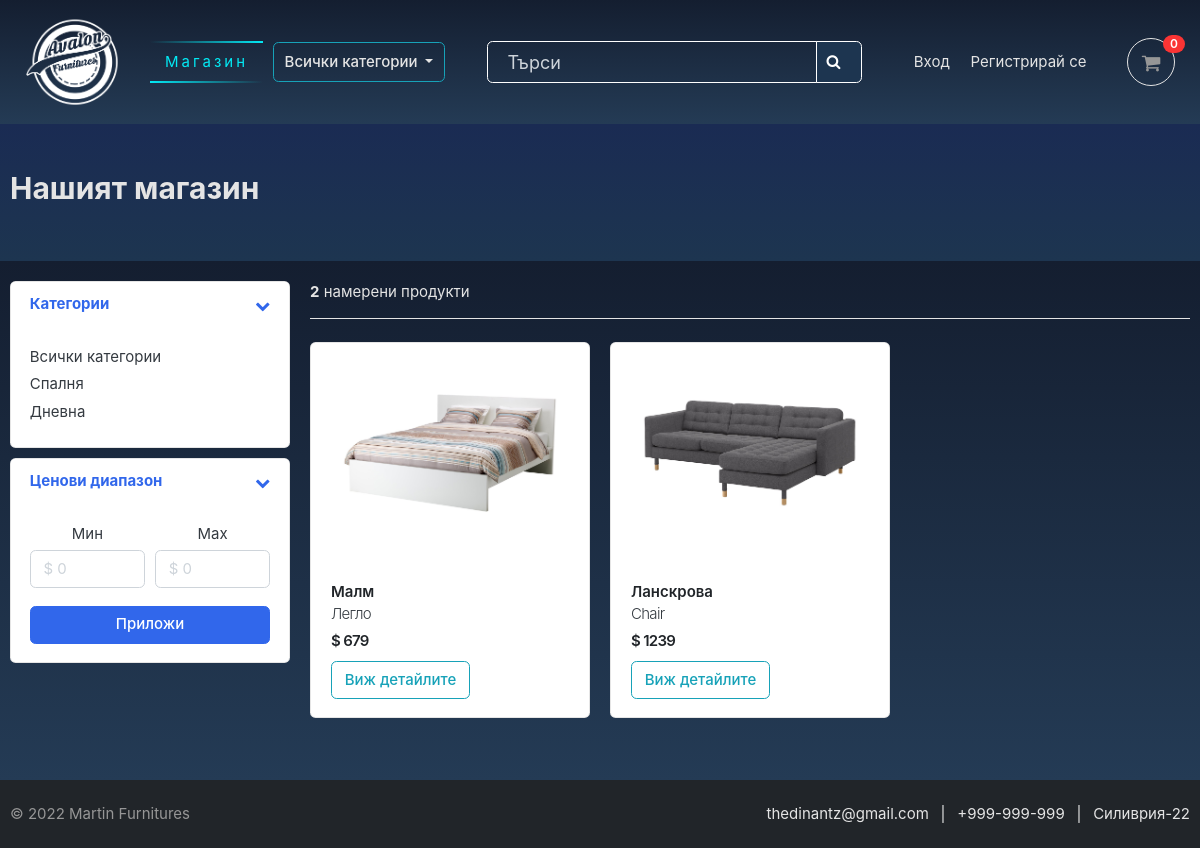
Page /store/ on the earlier database version.
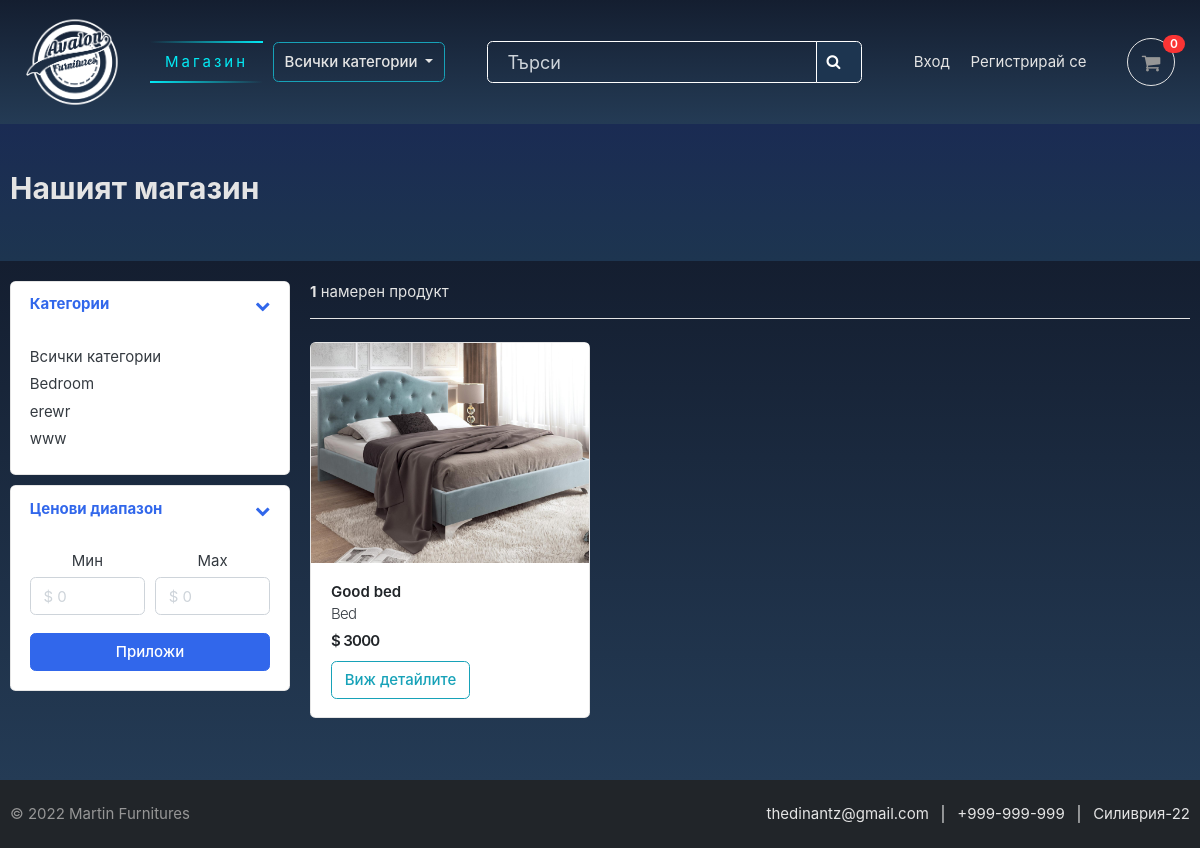
Same page on the later database version.
### category/models.py (models this page shows, shortened)
class Category(models.Model):
    category_name = models.CharField(max_length=50, unique=True)
    slug = models.SlugField(max_length=100, unique=True)
    description = models.TextField(max_length=255, blank=True)
    category_image = models.ImageField(
        upload_to='photos/categories', blank=True)
    class Meta:
        verbose_name = 'category'
        verbose_name_plural = 'categories'
    def get_url(self):
        return reverse('products_by_category', args=[self.slug])

### store/models.py (models this page shows, shortened)
class Product(models.Model):
    product_name = models.CharField(max_length=50, unique=True)
    slug = models.SlugField(max_length=50, unique=True)
    description = models.TextField(max_length=600, blank=True)
    dimensions = models.TextField(max_length=200, blank=True)
    type = models.CharField(max_length=50, null=False, blank=False)
    price = models.IntegerField()
    images = models.ImageField(upload_to='photos/products')
    stock = models.IntegerField()
    is_available = models.BooleanField(default=True)
    category = models.ForeignKey(Category, on_delete=models.CASCADE)
    created_date = models.DateTimeField(auto_now_add=True)
    modified_date = models.DateTimeField(auto_now=True)
    def get_url(self):
        return reverse('product_detail', args=[self.category.slug, self.slug])

### store/views.py (the view)
# urls.py: path('store/', include('store.urls')),
def store(request, category_slug=None):
    categories = None
    products = None
    if category_slug != None:
        categories = get_object_or_404(Category, slug=category_slug)
        products = Product.objects.filter(category=categories, is_available=True)
        paginator = Paginator(products, 3)
        page = request.GET.get('page')
        paged_products = paginator.get_page(page)
        product_count = products.count()
    else:
        products = Product.objects.all().filter(is_available=True).order_by('id')
        paginator = Paginator(products, 3)
        page = request.GET.get('page')
        paged_products = paginator.get_page(page)
        product_count = products.count()
    context ={
        'products': paged_products,
        'product_count': product_count,
    }
    return render(request, 'store/store.html', context)

### carts/context_processors.py (called while the page is built)
def counter(request):
    cart_count = 0
    if 'admin' in request.path:
        return {}
    else:
        try:
            cart = Cart.objects.filter(cart_id=_cart_id(request))
            if request.user.is_authenticated:
                cart_items = CartItem.objects.all().filter(user=request.user)
            else:
                cart_items = CartItem.objects.all().filter(cart=cart[:1])
            for cart_item in cart_items:
                cart_count += cart_item.quantity
        except Cart.DoesNotExist:
            cart_count = 0
    return dict(cart_count=cart_count)

### carts/views.py (called while the page is built)
def _cart_id(request):
    cart = request.session.session_key
    if not cart:
        cart = request.session.create()
    return cart

### category/context_processors.py (called while the page is built)
def menu_links(request):
    links = Category.objects.all()
    return dict(links=links)

### templates/store/store.html (shortened to what the changed rows need)
{% extends 'base.html' %}
{% load static %}
{% block content %}
<section class="section-pagetop coloringsame">
    <div class="container">
        {% if 'search' in request.path %}
        <h2 class="title-page text-light">Резултат от търсенето</h2>
        {% else %}
        <h2 class="title-page text-light">Нашият магазин</h2>
        {% endif %}
    </div>
</section>
<section class="section-name padding-y-sm coloringlinear">
    <div class="container">
    <div class="row">
        <aside class="col-md-3">
    <div style="margin-bottom: 10px;" class="card">
        <article class="filter-group">
            <div class="filter-content collapse show" id="collapse_1">
                <div class="card-body">
                    <ul class="list-menu">
                        {% for category in links %}
                    <li><a href="{{ category.get_url }}">{{ category.category_name }}  </a></li>
                        {% endfor %}
                    </ul>
                </div>
            </div>
        </article>
    </div>
        </aside>
        <main class="col-md-9">
        <header class="border-bottom mb-4 pb-3">
                {% if product_count == 0 %}
                <div class="form-inline">
                <span class="mr-md-auto text-light"><b>Няма намерени продукти</span>
                </div>
                {% else %}
                    {% if product_count == 1 %}
                    <div class="form-inline">
                    <span class="mr-md-auto text-light"><b>{{ product_count }}</b> намерен продукт</span>
                    </div>
                    {% else %}
                    <div class="form-inline">
                    <span class="mr-md-auto text-light"><b>{{ product_count }}</b> намерени продукти</span>
                    </div>
                    {% endif %}
                {% endif %}
        </header>
    <div class="row">
        {% if products %}
        {% for product in products %}
        <div class="col-md-4">
            <figure class="card card-product-grid">
                <div class="img-wrap">
                    <a href="{{ product.get_url }}"><img src="{{ product.images.url }}"></a>
                </div>
                <figcaption class="info-wrap">
                    <div class="fix-height">
                        <a href="{{ product.get_url }}" class="title font-weight-bold">{{ product.product_name }}</a>
                        <div class="price-wrap">
                            <div
                                class="font-weight-light">{{ product.type }}
                            </div>
                            <div
                                class="price mt-1">$ {{ product.price }}
                            </div>
                        </div>
                    </div>
                    {% if product.stock <= 0 %}
                    <a href="{{ product.get_url }}" class="btn btn-block btn-danger">Изчерпано количество</a>
                        {% else %}
                        <a href="{{ product.get_url }}" class="btn btn-outline-info">Виж детайлите</a>
                    {% endif %}
                </figcaption>
            </figure>
        </div>
        {% endfor %}
        {% endif %}
    </div>
        </main>
    </div>
</div>
</section>
{% endblock content %}

Differences in the rows shown:
removed Category: category_name "Спалня"
removed Category: category_name "Дневна"
removed Product: images (picture), product_name "Малм", type "Легло", price "679"
removed Product: images (picture), product_name "Ланскрова", type "Chair", price "1239"
added Category: category_name "Bedroom"
added Category: category_name "erewr"
added Category: category_name "www"
added Product: images (picture), product_name "Good bed", type "Bed", price "3000"
Other differences:
{{ product_count }}: (not shown) → "1"
{{ product_count }}: "2" → (not shown)
text no longer shown: "намерени продукти"
text now shown: "намерен продукт"
